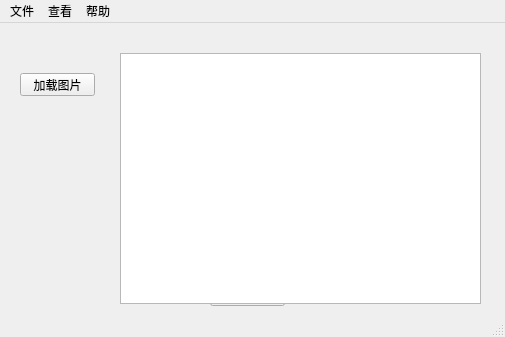
<?xml version="1.0" encoding="UTF-8"?>
<ui version="4.0">
 <class>MainWindow</class>
 <widget class="QMainWindow" name="MainWindow">
  <property name="geometry">
   <rect>
    <x>0</x>
    <y>0</y>
    <width>505</width>
    <height>337</height>
   </rect>
  </property>
  <property name="windowTitle">
   <string>指纹识别系统</string>
  </property>
  <widget class="QWidget" name="centralwidget">
   <widget class="QPushButton" name="button1">
    <property name="geometry">
     <rect>
      <x>20</x>
      <y>50</y>
      <width>75</width>
      <height>23</height>
     </rect>
    </property>
    <property name="text">
     <string>加载图片</string>
    </property>
   </widget>
   <widget class="QPushButton" name="pushButton">
    <property name="geometry">
     <rect>
      <x>210</x>
      <y>260</y>
      <width>75</width>
      <height>23</height>
     </rect>
    </property>
    <property name="text">
     <string>确定</string>
    </property>
   </widget>
   <widget class="QTextBrowser" name="textBrowser">
    <property name="geometry">
     <rect>
      <x>120</x>
      <y>30</y>
      <width>361</width>
      <height>251</height>
     </rect>
    </property>
   </widget>
  </widget>
  <widget class="QMenuBar" name="menubar">
   <property name="geometry">
    <rect>
     <x>0</x>
     <y>0</y>
     <width>505</width>
     <height>23</height>
    </rect>
   </property>
   <widget class="QMenu" name="File">
    <property name="title">
     <string>文件</string>
    </property>
    <addaction name="process"/>
    <addaction name="exit"/>
   </widget>
   <widget class="QMenu" name="Search">
    <property name="title">
     <string>查看</string>
    </property>
    <addaction name="model"/>
    <addaction name="training"/>
    <addaction name="result"/>
   </widget>
   <widget class="QMenu" name="Help">
    <property name="title">
     <string>帮助</string>
    </property>
    <addaction name="guide"/>
    <addaction name="contact"/>
   </widget>
   <addaction name="File"/>
   <addaction name="Search"/>
   <addaction name="Help"/>
  </widget>
  <widget class="QStatusBar" name="statusbar"/>
  <action name="process">
   <property name="text">
    <string>模型流程</string>
   </property>
  </action>
  <action name="exit">
   <property name="text">
    <string>退出</string>
   </property>
  </action>
  <action name="model">
   <property name="text">
    <string>模型参数</string>
   </property>
  </action>
  <action name="training">
   <property name="text">
    <string>模型训练参数</string>
   </property>
  </action>
  <action name="guide">
   <property name="text">
    <string>使用说明</string>
   </property>
  </action>
  <action name="result">
   <property name="text">
    <string>模型训练结果</string>
   </property>
  </action>
  <action name="contact">
   <property name="text">
    <string>联系我们</string>
   </property>
  </action>
 </widget>
 <resources/>
 <connections/>
</ui>
